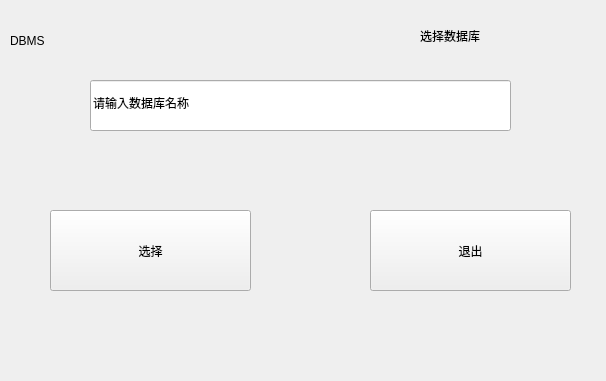
<?xml version="1.0" encoding="UTF-8"?>
<ui version="4.0">
 <class>selectdatabase</class>
 <widget class="QWidget" name="selectdatabase">
  <property name="geometry">
   <rect>
    <x>0</x>
    <y>0</y>
    <width>606</width>
    <height>381</height>
   </rect>
  </property>
  <property name="windowTitle">
   <string>selectdatabase</string>
  </property>
  <property name="styleSheet">
   <string notr="true">font: 10pt &quot;方正粗黑宋简体&quot;;</string>
  </property>
  <widget class="QLabel" name="label">
   <property name="geometry">
    <rect>
     <x>10</x>
     <y>10</y>
     <width>591</width>
     <height>351</height>
    </rect>
   </property>
   <property name="text">
    <string/>
   </property>
  </widget>
  <widget class="QLabel" name="label_2">
   <property name="geometry">
    <rect>
     <x>420</x>
     <y>20</y>
     <width>161</width>
     <height>31</height>
    </rect>
   </property>
   <property name="text">
    <string>选择数据库</string>
   </property>
  </widget>
  <widget class="QLineEdit" name="lineEdit">
   <property name="geometry">
    <rect>
     <x>90</x>
     <y>80</y>
     <width>421</width>
     <height>51</height>
    </rect>
   </property>
   <property name="text">
    <string>请输入数据库名称</string>
   </property>
  </widget>
  <widget class="QPushButton" name="pushButton">
   <property name="geometry">
    <rect>
     <x>50</x>
     <y>210</y>
     <width>201</width>
     <height>81</height>
    </rect>
   </property>
   <property name="text">
    <string>选择</string>
   </property>
  </widget>
  <widget class="QPushButton" name="pushButton_2">
   <property name="geometry">
    <rect>
     <x>370</x>
     <y>210</y>
     <width>201</width>
     <height>81</height>
    </rect>
   </property>
   <property name="text">
    <string>退出</string>
   </property>
  </widget>
  <widget class="QLabel" name="label_3">
   <property name="geometry">
    <rect>
     <x>10</x>
     <y>10</y>
     <width>101</width>
     <height>61</height>
    </rect>
   </property>
   <property name="styleSheet">
    <string notr="true">font: 20pt &quot;华文隶书&quot;;</string>
   </property>
   <property name="text">
    <string>DBMS</string>
   </property>
  </widget>
 </widget>
 <resources/>
 <connections/>
</ui>
